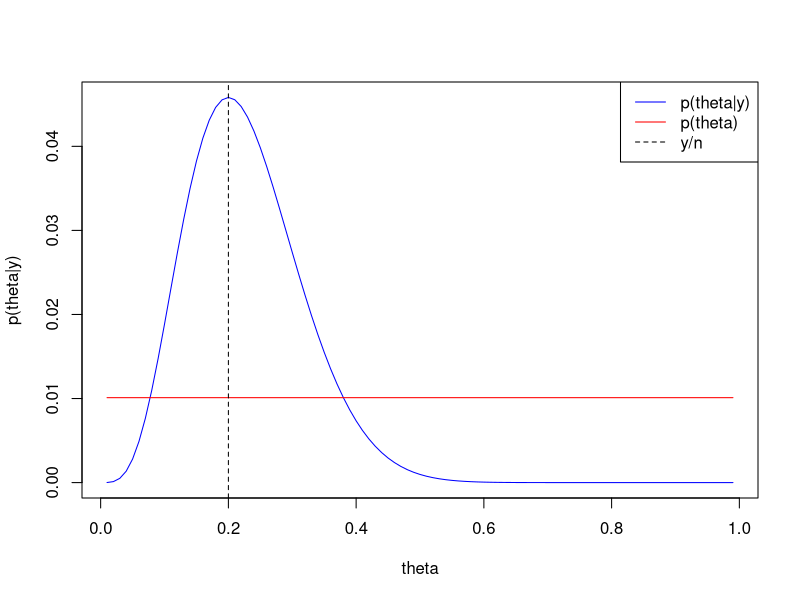

Write the R code that produced this figure. (Note: this script raises an error after producing the figure.)
## ---- chunk 1
knitr::opts_chunk$set(echo = TRUE)
## ---- chunk 2
library(cluster)
data(animals)
## ---- chunk 3
help(animals)
## ---- chunk 4
animals <- apply(animals, c(1, 2), 
                 function(x) {x - 1})
## ---- chunk 5
sum(animals[, "fly"])
## ---- chunk 6
y <- sum(animals[, "fly"])
n <- nrow(animals)

Theta.1 <- seq(0.01, 0.99, by = 0.01)
py.theta.1 <- dbinom(y, n, Theta.1)
ptheta.1 <- rep(1/length(Theta.1), length(Theta.1))
pytheta.1 <- py.theta.1*ptheta.1

ptheta.y.1 <- pytheta.1/(sum(pytheta.1))
plot(Theta.1, ptheta.y.1, type = "l", 
     col = "blue",
     xlab = "theta",
     ylab = "p(theta|y)", 
     cex.lab = 1, cex.axis = 1)

lines(Theta.1, ptheta.1, col = "red", lty = 1)

abline(v = mean(animals[, "fly"]), lty = 2)

legend("topright", lty = c(1, 1, 2), 
       col = c("blue", "red", "black"),
       legend = c("p(theta|y)", "p(theta)", 
                  "y/n"))
## ---- chunk 7
vtheta.y.1 <- sum(ptheta.y.1*(Theta.1 - etheta.y.1)^2)
vtheta.y.1
## ---- chunk 8
atheta.y.2 <- 1 + y
btheta.y.2 <- 1 + n - y
Theta.2 <- seq(0.01, 0.99, by = 0.01)
ptheta.2 <- dbeta(Theta.2, 1, 1)
ptheta.y.2 <- dbeta(Theta.2, atheta.y.2, 
                    btheta.y.2)

plot(Theta.2, ptheta.y.2, type = "l", 
     col = "blue",
     xlab = "theta",
     ylab = "p(theta|y)", 
     cex.lab = 1, cex.axis = 1)

lines(Theta.2, ptheta.2, col = "red", lty = 1)
abline(v = mean(animals[, "fly"]), lty = 2)
legend("topright", lty = c(1, 1, 2), 
       col = c("blue", "red", "black"),
       legend = c("p(theta|y)", "p(theta)", 
                  "y/n"))
## ---- chunk 9
etheta.y.2 <- atheta.y.2/(atheta.y.2 + btheta.y.2)
etheta.y.2
## ---- chunk 10
vtheta.y.2 <- atheta.y.2*btheta.y.2/((atheta.y.2 + btheta.y.2)^2*(atheta.y.2 + btheta.y.2 + 1))
vtheta.y.2
## ---- chunk 11
atheta.y.3 <- 3 + y
btheta.y.3 <- 4 + n - y
Theta.3 <- seq(0.01, 0.99, by = 0.01)
ptheta.3 <- dbeta(Theta.3, 3, 4)
ptheta.y.3 <- dbeta(Theta.3, atheta.y.3, 
                    btheta.y.3)

plot(Theta.3, ptheta.y.3, type = "l", 
     col = "blue",
     xlab = "theta",
     ylab = "p(theta|y)", 
     cex.lab = 1, cex.axis = 1)

lines(Theta.3, ptheta.3, col = "red", lty = 1)
abline(v = mean(animals[, "fly"]), lty = 2)
legend("topright", lty = c(1, 1, 2), 
       col = c("blue", "red", "black"),
       legend = c("p(theta|y)", "p(theta)", 
                  "y/n"))
## ---- chunk 12
etheta.y.3 <- atheta.y.3/(atheta.y.3 + btheta.y.3)
etheta.y.3
## ---- chunk 13
vtheta.y.3 <- atheta.y.3*btheta.y.3/((atheta.y.3 + btheta.y.3)^2*(atheta.y.3 + btheta.y.3 + 1))
vtheta.y.3
